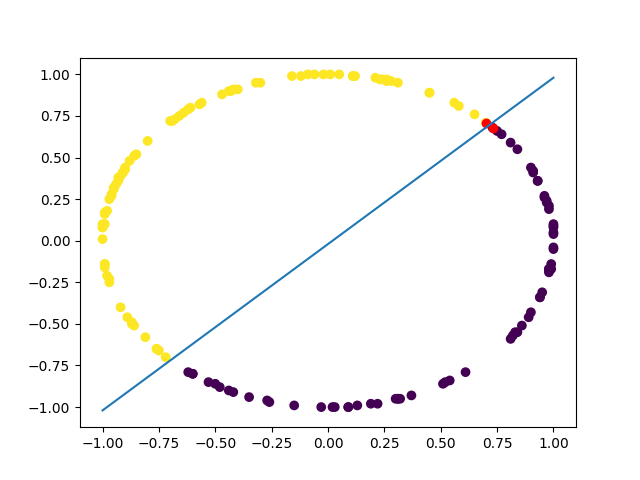

Python code for this plot:
import math

import numpy as np
import matplotlib.pyplot as plt


INPUT_PATH = 'two_circle.txt'


def read_input() -> np.ndarray:
    inputs = []
    with open(INPUT_PATH, 'r') as f:
        for line in f.readlines():
            x, y, label = line.strip().split()
            inputs.append((float(x), float(y), int(label)))
    return np.array(inputs)


def get_vector(
    x1: float,
    y1: float,
    x2: float,
    y2: float
) -> tuple[float, float, float]:
    a = -1 * ((x2 - x1) / (y2 - y1))
    b = ((y2 + y1) / 2) - a * ((x2 + x1) / 2)
    margin = math.sqrt((x2 - x1) ** 2 + (y2 - y1) ** 2) / 2
    return a, b, margin


def check(a: float, b: float, x: float, y: float) -> int:
    return 1 if a * x + b < y else -1


def find(
    inputs: np.ndarray
) -> tuple[float, float, float, tuple[tuple[float, float], tuple[float, float]]]:
    group_1 = [(value[0], value[1]) for value in inputs if value[2] == -1]
    group_2 = [(value[0], value[1]) for value in inputs if value[2] == 1]

    min_value = min(
        [value[0] for value in inputs]
        + [value[1] for value in inputs]
    )
    max_value = max(
        [value[0] for value in inputs]
        + [value[1] for value in inputs]
    )

    a, b = 0, 0
    margin = ((max_value - min_value) ** 2) + 1
    selected_points = ((0.0, 0.0), (0.0, 0.0))

    for p1 in group_1:
        for p2 in group_2:
            local_a, local_b, local_margin = get_vector(p1[0], p1[1], p2[0], p2[1])
            if local_margin < margin:
                good_vector = True
                for value in inputs:
                    x, y, label = value[0], value[1], value[2]
                    if check(local_a, local_b, x, y) != label:
                        good_vector = False
                        break
                
                if good_vector:
                    a, b, margin = local_a, local_b, local_margin
                    selected_points = (p1, p2)

    return a, b, margin, selected_points


def main() -> None:
    inputs = read_input()

    a, b, margin, points = find(inputs)
    p1, p2 = points
    print(f'vector: {a}x + {b}')
    print(f'margin: {margin}')
    print(f'points: {p1}, {p2}')

    plt.scatter(inputs[:, 0], inputs[:, 1], c=inputs[:, 2])
    plt.scatter([p1[0], p2[0]], [p1[1], p2[1]], c='red')
    x = np.linspace(-1, 1, 100)
    y = a * x + b
    plt.plot(x, y)
    plt.show()


if __name__ == '__main__':
    main()


# vector: 1.0000000000000038 * x + -0.02000000000000257
# margin: 0.021213203435596406
# points: (0.73, 0.68), (0.7, 0.71)

# how does it compare to the margin that Perceptron discovered? is more accurate with delta of 0.000213203435596406
